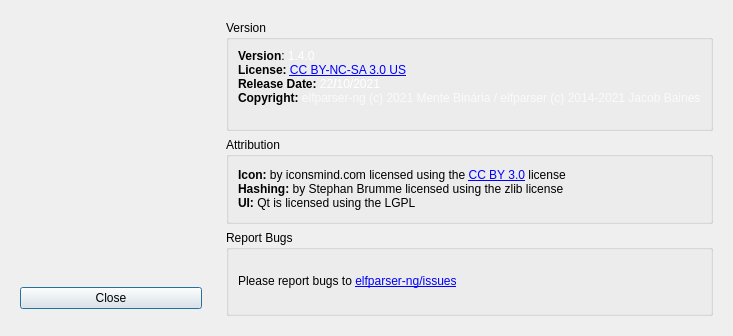
<?xml version="1.0" encoding="UTF-8"?>
<ui version="4.0">
 <class>About</class>
 <widget class="QDialog" name="About">
  <property name="geometry">
   <rect>
    <x>0</x>
    <y>0</y>
    <width>692</width>
    <height>336</height>
   </rect>
  </property>
  <property name="windowTitle">
   <string>Dialog</string>
  </property>
  <layout class="QHBoxLayout" name="horizontalLayout">
   <item>
    <widget class="QFrame" name="frame_3">
     <property name="sizePolicy">
      <sizepolicy hsizetype="Minimum" vsizetype="Preferred">
       <horstretch>0</horstretch>
       <verstretch>0</verstretch>
      </sizepolicy>
     </property>
     <property name="minimumSize">
      <size>
       <width>200</width>
       <height>300</height>
      </size>
     </property>
     <property name="maximumSize">
      <size>
       <width>200</width>
       <height>300</height>
      </size>
     </property>
     <property name="frameShape">
      <enum>QFrame::NoFrame</enum>
     </property>
     <property name="frameShadow">
      <enum>QFrame::Raised</enum>
     </property>
     <layout class="QVBoxLayout" name="verticalLayout_5">
      <item>
       <spacer name="verticalSpacer">
        <property name="orientation">
         <enum>Qt::Vertical</enum>
        </property>
        <property name="sizeHint" stdset="0">
         <size>
          <width>20</width>
          <height>40</height>
         </size>
        </property>
       </spacer>
      </item>
      <item>
       <widget class="QPushButton" name="closeButton">
        <property name="text">
         <string>Close</string>
        </property>
       </widget>
      </item>
     </layout>
    </widget>
   </item>
   <item>
    <widget class="QFrame" name="frame_2">
     <property name="frameShape">
      <enum>QFrame::NoFrame</enum>
     </property>
     <property name="frameShadow">
      <enum>QFrame::Raised</enum>
     </property>
     <layout class="QVBoxLayout" name="verticalLayout">
      <item>
       <widget class="QGroupBox" name="versionBox">
        <property name="maximumSize">
         <size>
          <width>16777215</width>
          <height>16777215</height>
         </size>
        </property>
        <property name="title">
         <string>Version</string>
        </property>
        <layout class="QVBoxLayout" name="verticalLayout_2">
         <item>
          <widget class="QLabel" name="label">
           <property name="text">
            <string>&lt;html&gt;&lt;head/&gt;&lt;body&gt;&lt;p&gt;&lt;span style=&quot; font-weight:600;&quot;&gt;Version&lt;/span&gt;: &lt;span style=&quot; color:#ffffff;&quot;&gt;1.4.0&lt;/span&gt;&lt;br/&gt;&lt;span style=&quot; font-weight:600;&quot;&gt;License: &lt;/span&gt;&lt;a href=&quot;https://creativecommons.org/licenses/by-nc-sa/3.0/us/&quot;&gt;&lt;span style=&quot; text-decoration: underline; color:#0000ff;&quot;&gt;CC BY-NC-SA 3.0 US&lt;/span&gt;&lt;/a&gt;&lt;br/&gt;&lt;span style=&quot; font-weight:600;&quot;&gt;Release Date: &lt;/span&gt;&lt;span style=&quot; color:#ffffff;&quot;&gt;22&lt;/span&gt;&lt;span style=&quot; font-weight:600; color:#ffffff;&quot;&gt;/&lt;/span&gt;&lt;span style=&quot; color:#ffffff;&quot;&gt;10/2021&lt;/span&gt;&lt;br/&gt;&lt;span style=&quot; font-weight:600;&quot;&gt;Copyright: &lt;/span&gt;&lt;span style=&quot; font-family:'Droid Sans Mono','monospace','monospace','Droid Sans Fallback'; color:#fafafa;&quot;&gt;elfparser-ng (c) 2021 Mente Binária / elfparser (c) 2014-2021 Jacob Baines&lt;/span&gt;&lt;br/&gt;&lt;/p&gt;&lt;/body&gt;&lt;/html&gt;</string>
           </property>
          </widget>
         </item>
        </layout>
       </widget>
      </item>
      <item>
       <widget class="QGroupBox" name="creditsBox">
        <property name="title">
         <string>Attribution</string>
        </property>
        <layout class="QVBoxLayout" name="verticalLayout_3">
         <item>
          <widget class="QLabel" name="label_2">
           <property name="text">
            <string>&lt;html&gt;&lt;head/&gt;&lt;body&gt;&lt;span style=&quot; font-weight:600;&quot;&gt;Icon:&lt;/span&gt; by iconsmind.com licensed using the &lt;a href=&quot;http://creativecommons.org/licenses/by/3.0/us/&quot;&gt;&lt;span style=&quot; text-decoration: underline; color:#0000ff;&quot;&gt;CC BY 3.0&lt;/span&gt;&lt;/a&gt; license&lt;br&gt;&lt;span style=&quot; font-weight:600;&quot;&gt;Hashing:&lt;/span&gt; by Stephan Brumme licensed using the zlib license&lt;br&gt;&lt;span style=&quot; font-weight:600;&quot;&gt;UI:&lt;/span&gt; Qt is licensed using the LGPL&lt;/body&gt;&lt;/html&gt;</string>
           </property>
          </widget>
         </item>
        </layout>
       </widget>
      </item>
      <item>
       <widget class="QGroupBox" name="groupBox">
        <property name="title">
         <string>Report Bugs</string>
        </property>
        <layout class="QVBoxLayout" name="verticalLayout_4">
         <item>
          <widget class="QLabel" name="label_3">
           <property name="text">
            <string>&lt;html&gt;&lt;head/&gt;&lt;body&gt;&lt;p&gt;Please report bugs to &lt;span style=&quot; text-decoration: underline; color:#0000ff;&quot;&gt;elfparser-ng/issues&lt;/span&gt;&lt;/p&gt;&lt;/body&gt;&lt;/html&gt;</string>
           </property>
          </widget>
         </item>
        </layout>
       </widget>
      </item>
     </layout>
    </widget>
   </item>
  </layout>
 </widget>
 <resources/>
 <connections>
  <connection>
   <sender>closeButton</sender>
   <signal>clicked()</signal>
   <receiver>About</receiver>
   <slot>close()</slot>
   <hints>
    <hint type="sourcelabel">
     <x>111</x>
     <y>291</y>
    </hint>
    <hint type="destinationlabel">
     <x>337</x>
     <y>161</y>
    </hint>
   </hints>
  </connection>
 </connections>
</ui>
